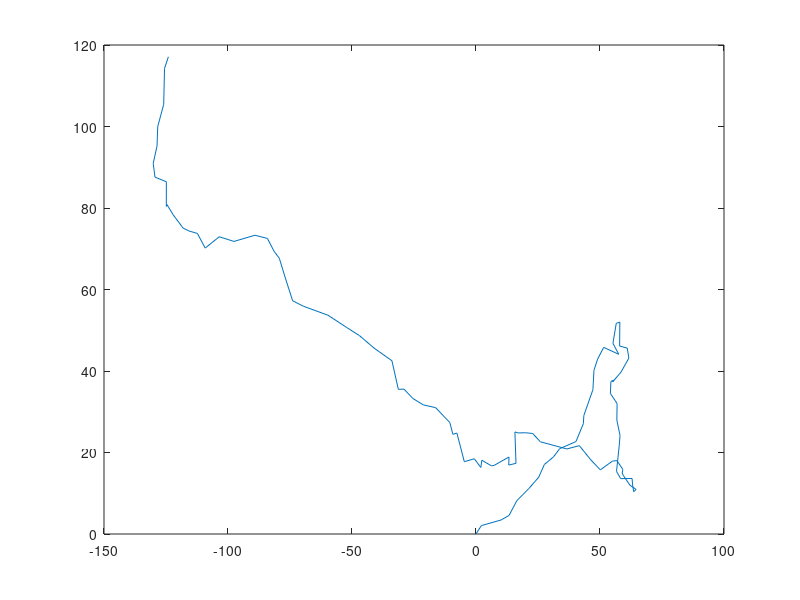

MATLAB code for this plot:
% Lab 4

clear all
close all

% Simulation of object motion

N=100; % number of time instants
Delta=1.5;
A=[1 0 Delta 0; 0 1 0 Delta; 0 0 1 0; 0 0 0 1];
sigma_Qx= 2;
sigma_Qv= 0.5;
epsilon=zeros(4,N);
epsilon(1:2,:)=sigma_Qx*randn(2,N);
epsilon(3:4,:)=sigma_Qv*randn(2,N);
z=zeros(4,N); % state vector (over time)
z(:,1)=[0 0 Delta Delta].'; % Initial state: coordinates at time 0 are (0,0)
for i=2:N
    z(:,i)=A*z(:,i-1)+epsilon(:,i);
end


C=[1 0 0 0 ; 0 1 0 0];
sigma_R=20;
delta=sigma_R*randn(2,N);
y=zeros(2,N);
y(:,1)=[0 0].';
for i=2:N
    y(:,i)=C*z(:,i)+delta(:,i);
end

% This figure plots object motion trajectory
figure
plot(z(1,:),z(2,:))
